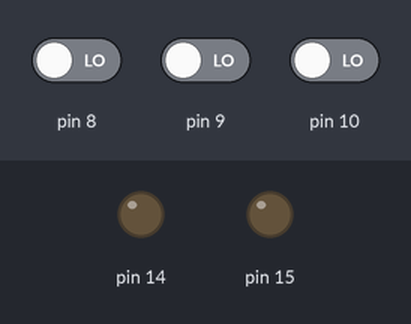
Simulated run of this sketch. Board: Arduino Uno, built with avr-gcc and run on an emulated ATmega328P. Shown: output pins drawn as LEDs (lit = HIGH). Inputs (shaded band) come from the test bench; at power-on: pin 8 LOW, pin 9 LOW, pin 10 LOW.

Above: at 1.2 s.
1.3 s: pin 8 driven HIGH
At 1.8 s:
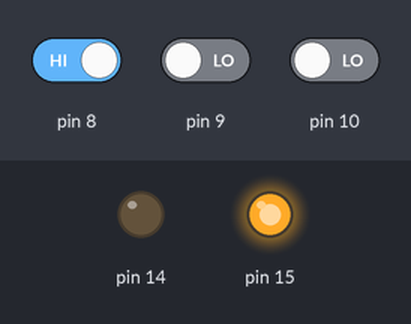
2.8 s: pin 8 driven LOW and pin 9 driven HIGH
At 4.1 s:
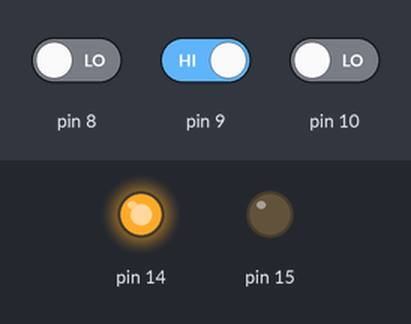
Timing chart, 0 to 5.8 s (numbered marks = the images above; inputs shaded):
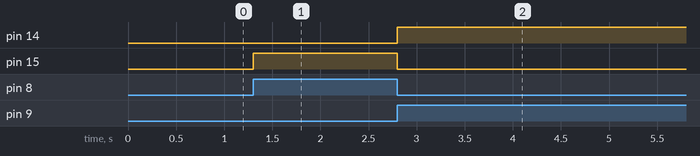

The sketch:

motor.ino
```cpp
#include <avr/io.h>
#include <util/delay.h>


void setup() {
    // PB0, PB1, PB2 as INPUT (switches)
    DDRB &= ~((1 << PB0) | (1 << PB1) | (1 << PB2));

    // switches are pull-down
    PORTB &= ~((1 << PB0) | (1 << PB1) | (1 << PB2));

    // PC0, PC1 as OUTPUT (L293D inputs)
    DDRC |= (1 << PC0) | (1 << PC1);

    // Motor initially at rest
    PORTC &= ~((1 << PC0) | (1 << PC1));

    Serial.begin(9600);
}

void loop() {
  // First switch pressed → Clockwise
  if (PINB & (1 << PB0))
  {
    PORTC |= (1 << PC1);   // IN2 = 1
    PORTC &= ~(1 << PC0);  // IN1 = 0
  }

  // Second switch pressed → Anti-clockwise
  else if (PINB & (1 << PB1))
  {
    PORTC |= (1 << PC0);   // IN1 = 1
    PORTC &= ~(1 << PC1);  // IN2 = 0
  }

  // Third switch pressed → Stop motor
  else if (PINB & (1 << PB2))
  {
    PORTC &= ~((1 << PC0) | (1 << PC1));
  }
}
```

Measured:
- after the input at 1.3 s, pin 15: LOW → HIGH at once
- after the input at 2.8 s, pin 14: LOW → HIGH at once; pin 15: HIGH → LOW at once
